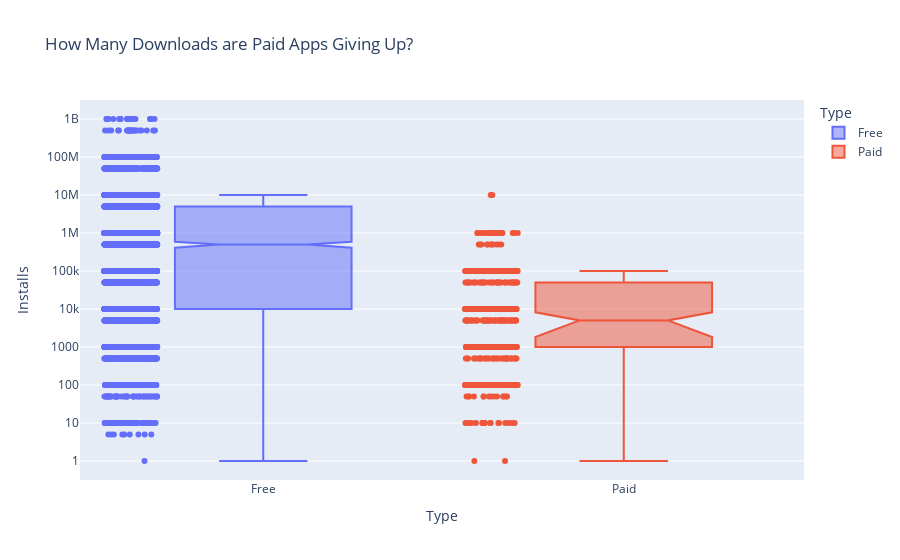

Notebook source saved alongside this figure:
### Code cell
box = px.box(df_apps_clean,
             y='Installs',
             x='Type',
             color='Type',
             notched=True,
             points='all',
             title='How Many Downloads are Paid Apps Giving Up?')
 
box.update_layout(yaxis=dict(type='log'))
 
box.show()

### Figure 1 — Plotly figure (JSON) as saved in the notebook; plotly's stock layout.template omitted (floating-point values rounded to 4 significant figures; data arrays with more than 128 entries replaced by an {"elided": "..."} marker saying what was removed)
{"data": [{"alignmentgroup": "True", "boxpoints": "all", "hovertemplate": "Type=%{x}<br>Installs=%{y}<extra></extra>", "legendgroup": "Free", "marker": {"color": "#636efa"}, "name": "Free", "notched": true, "offsetgroup": "Free", "orientation": "v", "showlegend": true, "type": "box", "x": {"elided": "7595 str values"}, "x0": " ", "xaxis": "x", "y": {"elided": "7595 int values"}, "y0": " ", "yaxis": "y"}, {"alignmentgroup": "True", "boxpoints": "all", "hovertemplate": "Type=%{x}<br>Installs=%{y}<extra></extra>", "legendgroup": "Paid", "marker": {"color": "#EF553B"}, "name": "Paid", "notched": true, "offsetgroup": "Paid", "orientation": "v", "showlegend": true, "type": "box", "x": {"elided": "589 str values"}, "x0": " ", "xaxis": "x", "y": {"elided": "589 int values"}, "y0": " ", "yaxis": "y"}], "layout": {"boxmode": "overlay", "legend": {"title": {"text": "Type"}, "tracegroupgap": 0}, "title": {"text": "How Many Downloads are Paid Apps Giving Up?"}, "xaxis": {"anchor": "y", "categoryarray": ["Free", "Paid"], "categoryorder": "array", "domain": [0, 1], "title": {"text": "Type"}}, "yaxis": {"anchor": "x", "domain": [0, 1], "title": {"text": "Installs"}, "type": "log"}}}
